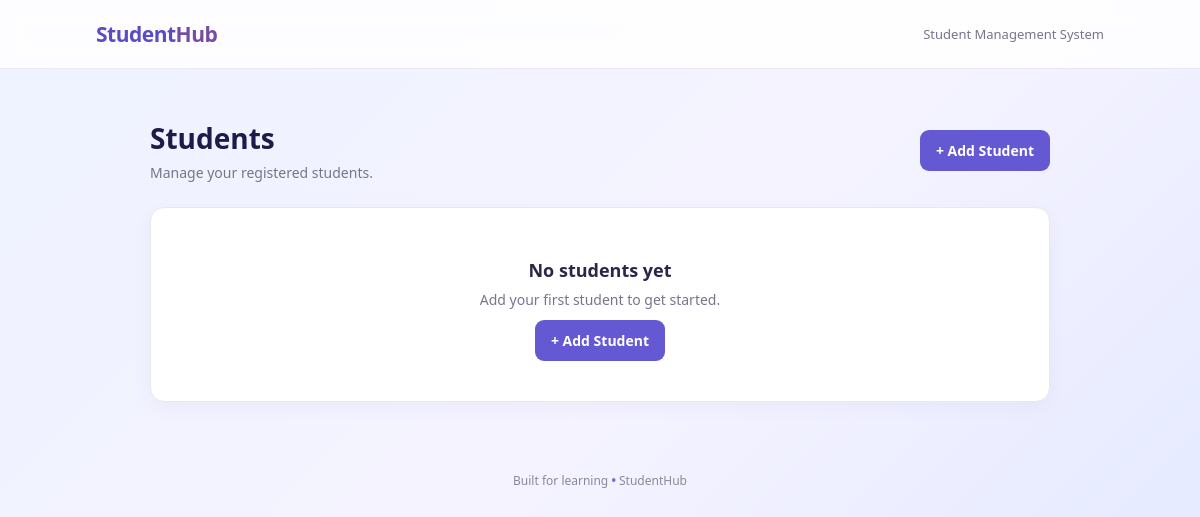
/student_list, run on an earlier commit of the app's database.
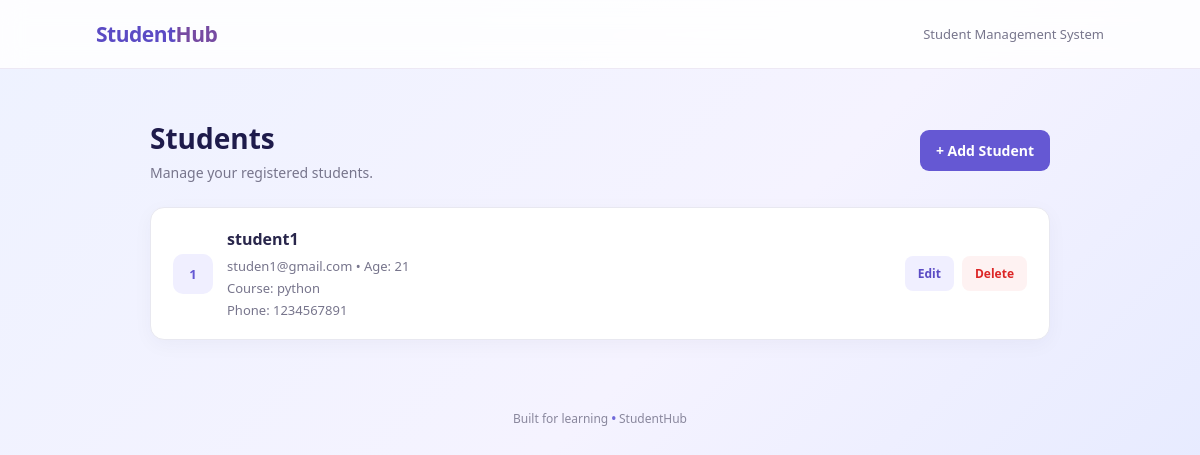
And on a later commit of the database.
### Studen_app/models.py (models this page shows, shortened)
class Students(models.Model):
    name = models.CharField(max_length=100)
    age = models.IntegerField()
    email = models.EmailField()
    course = models.CharField(max_length=100)
    phone = models.CharField(max_length=100)

### Studen_app/views.py (the view)
# urls.py: path('student_list',views.student_list,name='student_list'),
def student_list(request):
    students = Students.objects.all()
    return render(request,'students/student_list.html',{'students':students})

### Studen_app/templates/students/student_list.html (shortened to what this page needs)
{% extends 'base.html' %}
{% block content %}
<div class="student-page">
    <div class="page-header">
        <div>
            <h1>Students</h1>
            <p>Manage your registered students.</p>
        </div>
        <a href="{% url 'register_students' %}" class="add-btn">
            + Add Student
        </a>
    </div>
    <div class="student-card">
        {% for student in students %}
            <div class="student-row">
                <div class="student-left">
                    <div class="student-number">
                        {{ forloop.counter }}
                    </div>
                    <div class="student-info">
                        <h3>{{ student.name }}</h3>
                        <p>
                            {{ student.email }} &bull; Age: {{ student.age }}
                        </p>
                        <p>
                            Course: {{ student.course }}
                        </p>
                        <p>
                            Phone: {{ student.phone }}
                        </p>
                    </div>
                </div>
                <div class="student-actions">
                    <a href="{% url 'edit_student' student.id %}"
                       class="edit-btn">
                        Edit
                    </a>
                    <a href="{% url 'delete_student' student.id %}"
                       class="delete-btn"
                       onclick="return confirm('Are you sure you want to delete this student?');">
                        Delete
                    </a>
                </div>
            </div>
        {% empty %}
            <div class="empty-state">
                <h3>No students yet</h3>
                <p>Add your first student to get started.</p>
                <a href="{% url 'register_students' %}" class="add-btn">
                    + Add Student
                </a>
            </div>
        {% endfor %}
    </div>
</div>
{% endblock %}

What changed in the data, as far as the page shows it:
added Students: name "student1", email "studen1@gmail.com", age "21", course "python", phone "1234567891"
Also different on the page:
text no longer shown: "No students yet Add your first student to get started. + Add Student"
